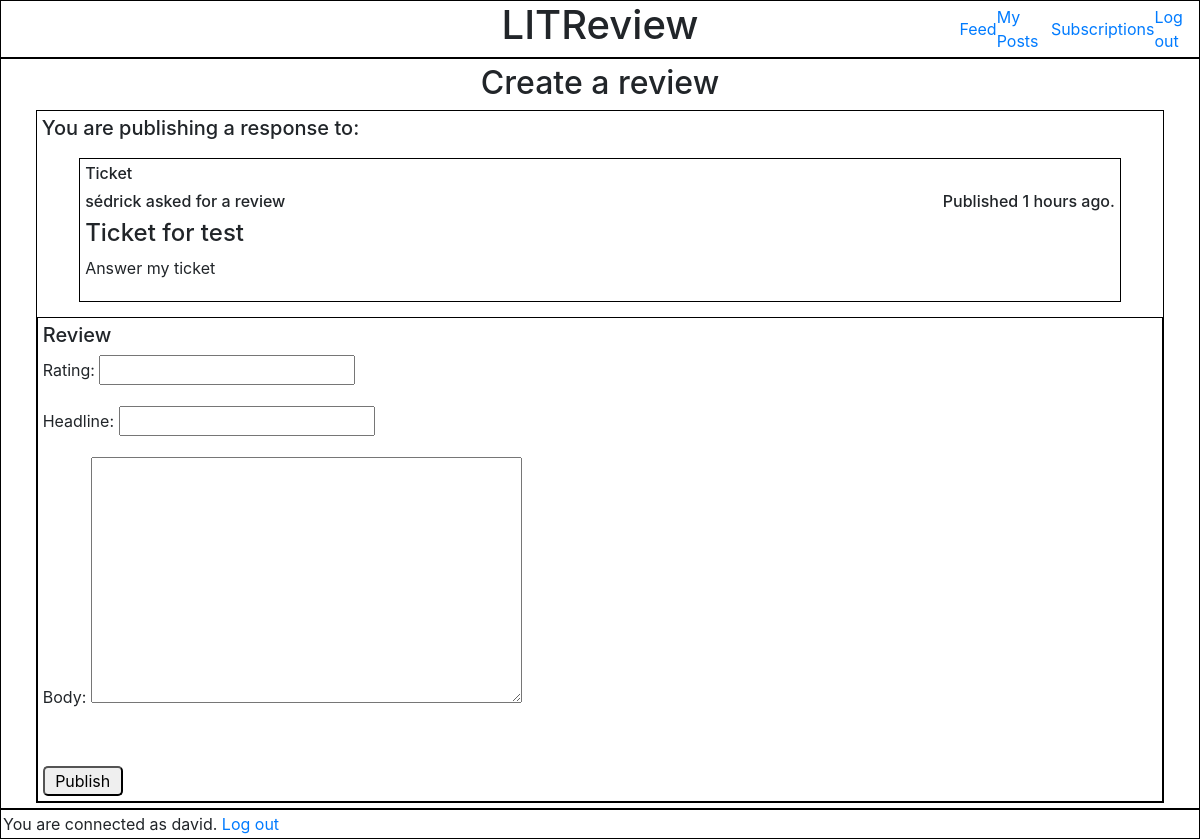
Page /feedapp/8 (signed in) on the committed database.
### feedapp/models.py (models this page shows, shortened)
class Ticket(models.Model):
    title = models.CharField(max_length=128)
    description = models.CharField(max_length=2048, blank=True)
    user = models.ForeignKey(settings.AUTH_USER_MODEL, on_delete=models.CASCADE)
    image = models.ImageField(null=True, blank=True)
    time_created = models.DateTimeField(auto_now_add=True)
    IMAGE_MAX_SIZE = (100, 100)

### authentication/models.py (models this page shows)
class User(AbstractUser):
    username = models.CharField(max_length=20, unique=True)
    USERNAME_FIELD = 'username'

### feedapp/views.py (the view, shortened to what this page needs)
# urls.py: path('feedapp/<int:ticket_id>', answer_to_ticket, name='answer_ticket'),
@login_required
def answer_to_ticket(request, ticket_id):
    ticket_to_answer = get_object_or_404(models.Ticket, id=ticket_id)
    form_review = forms.ReviewForm()
    return render(request, 'feedapp/answer_ticket.html', context={'review_form': form_review,
                                                                  'ticket': ticket_to_answer})

### feedapp/forms.py
class ReviewForm(forms.ModelForm):
    edit_form = forms.BooleanField(widget=forms.HiddenInput, initial=True)
    class Meta:
        model = models.Review
        fields = ['rating', 'headline', 'body']

### feedapp/templatetags/feedapp_extras.py (called while the page is built)
@register.filter
def get_posted_at_display(posted_at):
    seconds_ago = (timezone.now() - posted_at).total_seconds()
    if seconds_ago <= HOUR:
        return f'Published {int(seconds_ago // MINUTE)} minutes ago.'
    elif seconds_ago <= DAY:
        return f'Published {int(seconds_ago // HOUR)} hours ago.'
    return f'Published on {posted_at.strftime("%d %b %y à %Hh%M")}'

@register.simple_tag(takes_context=True)
def get_poster_display(context, user):
    if user == context['user']:
        return 'You'
    return user.username

### feedapp/templates/feedapp/answer_ticket.html (shortened to what this page needs)
{% extends 'base.html' %}
    {% block content %}
    <div class="main_content">
        <div class="answer_to_ticket">
            <h2>Create a review</h2>
            <div class="answer_to_ticket_area">
                <div class="answer_to_ticket_area_ticket_zone">
                    <h5>You are publishing a response to: </h5>
                    <div id="ticket_zone">
                        {% include 'feedapp/partials/ticket_snippet.html' %}
                    </div>
                </div>
                <div class="answer_to_ticket_area_review_zone">
                    <h5>Review</h5>
                    <form method="post">
                    {{ review_form.as_p }}
                    <button type="submit">Publish</button>
                    </form>
                </div>
            </div>
        </div>
    </div>
    {% endblock content %}

### templates/base.html (shortened to what this page needs)
<!DOCTYPE html>
<html lang="en">
<head>
    {% load static %}
    <link rel="stylesheet" href="{% static 'style.css' %}">
    <link rel="stylesheet" href="https://cdn.jsdelivr.net/npm/bootstrap@4.3.1/dist/css/bootstrap.min.css">
    <link rel="stylesheet" href="https://cdnjs.cloudflare.com/ajax/libs/font-awesome/4.7.0/css/font-awesome.min.css">
</head>
<body>
    <header class="base_header">
        <div id="header_spaceholder"></div>
        <div class="header_h1"><h1>LITReview</h1></div>
      <nav>
          <a href="{% url 'home_page' %}">Feed</a>
          <a href="{% url 'my_posts_page' %}">My Posts</a>
          <a href="{% url 'subscription_page' %}">Subscriptions</a>
          {% if user.is_authenticated %}
            <a href="{% url 'logout_page' %}">Log out</a>
          {% endif %}
      </nav>
    </header>
  {% block content %} {% endblock content %}
  {% if user.is_authenticated %}
    <footer>You are connected as {{ user }}. <a href="{% url 'logout_page' %}">Log out</a></footer>
  {% endif %}
</body>
</html>

### feedapp/templates/feedapp/partials/ticket_snippet.html (shortened to what this page needs)
{% load static %}
{% load feedapp_extras %}
<div class="ticket">
    <h6>Ticket</h6>
    <div class="ticket_info">
        <h6>{% get_poster_display ticket.user %} asked for a review</h6>
        <h6>{{ ticket.time_created|get_posted_at_display }}</h6>
    </div>
    <h4>{{ ticket.title }}</h4>
    <p>{{ ticket.description }}</p>
</div>

### static/style.css (style rules this page uses)
.base_header { border: 1px black solid; display: flex; justify-content: center; }
.base_header nav { display: flex; flex: 0.3; justify-content: space-around; align-items: center; text-decoration: none; }
.base_header #header_spaceholder { flex: 0.3; }
.base_header .header_h1 { display: flex; flex: 0.9; justify-content: center; align-items: center; }
.main_content { border: 1px black solid; display: flex; flex-direction: column; justify-content: center; align-items: center; padding: 5px; min-height: 690px; }
.main_content h2 { text-align: center; }
.main_content button { border-radius: 5px; }
.ticket { display: flex; flex-direction: column; width: 95%; padding: 5px; }
.ticket .ticket_info { display: flex; justify-content: space-between; }
.answer_to_ticket { width: 95%; }
.answer_to_ticket .answer_to_ticket_area { border: 1px black solid; }
.answer_to_ticket_area_ticket_zone { padding: 5px; }
.answer_to_ticket_area_ticket_zone .ticket { border: 1px black solid; padding: 5px; }
#ticket_zone { display: flex; justify-content: center; align-items: center; padding: 10px; }
.answer_to_ticket .answer_to_ticket_area .answer_to_ticket_area_review_zone { border: 1px black solid; padding: 5px; }
.answer_to_ticket .answer_to_ticket_area .answer_to_ticket_area_review_zone form { display: flex; flex-direction: column; justify-content: space-between; }
.answer_to_ticket .answer_to_ticket_area .answer_to_ticket_area_review_zone form button { width: 80px; border-radius: 5px; }
footer { border: 1px black solid; display: flex; width: 100%; padding: 2px; }

### rows in the picture
Ticket: user.username "sédrick", time_created|get_posted_at_display "Published 1 hours ago.", title "Ticket for test", description "Answer my ticket"
User: username "david"
